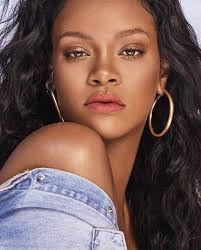
#> input picture model/test_images/riri1.jpg, 201 x 250 px
$ jupyter execute --allow-errors billionaire_classifier.ipynb   (shell and % lines are left out)
#> lines starting #> are read from the running program, lines starting #| are printed output that depends on the picture; after the words box and inside, x2 and y2 are one past the last pixel; in counts of white or black regions, pixels touching at a corner belong together
[cell 1]
import numpy as np
import cv2
import matplotlib
from matplotlib import pyplot as plt

[cell 2]
img = cv2.imread('./test_images/riri1.jpg')
#> img is the input picture: shape (250, 201, 3); mean B, G, R 86.1, 90.1, 116.3
img.shape
#> Out = (250, 201, 3)

[cell 3]
plt.imshow(img)
plt.show()

[cell 4]
gray = cv2.cvtColor(img,cv2.COLOR_BGR2GRAY)
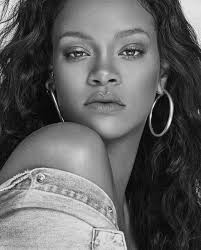
#> gray: shape (250, 201); min 0, max 248, mean 97.5
gray.shape
#> Out = (250, 201)

[cell 5]
gray

[cell 6]
plt.imshow(gray, cmap = 'gray')
plt.show()

[cell 7]
face_cascade = cv2.CascadeClassifier('./opencv/haarcascades/haarcascade_frontalface_default.xml')
eye_cascade = cv2.CascadeClassifier('./opencv/haarcascades/haarcascade_eye.xml')

faces = face_cascade.detectMultiScale(gray, 1.3, 5)
#> faces = [[46, 8, 123, 123]]
faces
#> Out = [[46, 8, 123, 123]]

[cell 8]
(x,y,w,h) = faces[0]
#> x = 46; y = 8; w = 123; h = 123
x,y,w,h
#> Out = (46, 8, 123, 123)

[cell 9]
face_img = cv2.rectangle(img,(x,y),(x+w,y+h),(255,0,0),2)
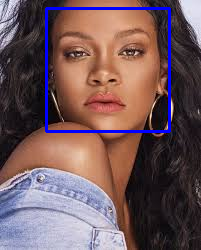
#> face_img: shape (250, 201, 3); mean B, G, R 92, 88.2, 113.5
plt.imshow(face_img)
plt.show()

[cell 10]
cv2.destroyAllWindows()
for (x,y,w,h) in faces:
    face_img = cv2.rectangle(img,(x,y),(x+w,y+h),(255,0,0),2)
    roi_gray = gray[y:y+h, x:x+w]
    roi_color = face_img[y:y+h, x:x+w]
    eyes = eye_cascade.detectMultiScale(roi_gray)
    for (ex,ey,ew,eh) in eyes:
        cv2.rectangle(roi_color,(ex,ey),(ex+ew,ey+eh),(0,255,0),2)
#> this loop made 1 pass
#> (x, y, w, h, eyes) on pass 1: (46, 8, 123, 123, [[67, 26, 34, 34], [15, 32, 28, 28]])
#> pass 1, `roi_gray = gray[y:y+h, x:x+w]`:
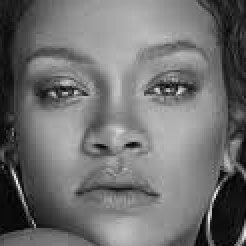
#> roi_gray: shape (123, 123) (shown 2 times larger); min 0, max 239, mean 111.9
#> pass 1, `roi_color = face_img[y:y+h, x:x+w]`:
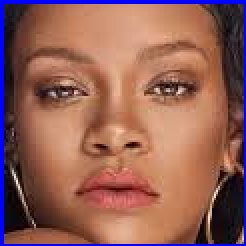
#> roi_color: shape (123, 123, 3) (shown 2 times larger); mean B, G, R 86.9, 96.1, 145.8
#> after the loop:
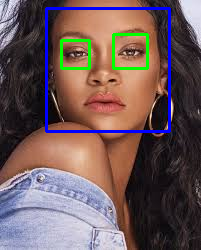
#> img: shape (250, 201, 3); 1.46% of pixels changed, all inside (x1, y1, x2, y2) = (60, 33, 149, 70)
#> after the loop:
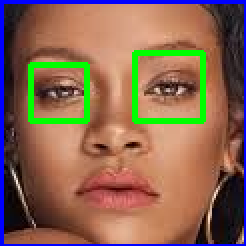
#> roi_color: shape (123, 123, 3) (shown 2 times larger); 4.86% of pixels changed, all inside (x1, y1, x2, y2) = (14, 25, 103, 62)

plt.figure()
plt.imshow(face_img, cmap='gray')
plt.show()

[cell 11]
plt.imshow(roi_color, cmap ='gray')
plt.show()

[cell 12]
cropped_img = np.array(roi_color)
cropped_img.shape
#> Out = (123, 123, 3)

[cell 13]
import numpy as np
import pywt
import cv2

def w2d(img, mode='haar', level=1):
#> called with mode = 'db1', level = 5
    imArray = img
    #Datatype conversions
    #convert to grayscale
    imArray = cv2.cvtColor( imArray,cv2.COLOR_RGB2GRAY )
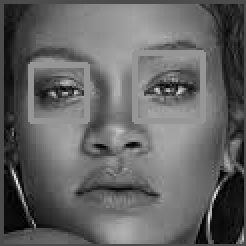
#> imArray: shape (123, 123) (shown 2 times larger); min 0, max 234, mean 100.2
    #convert to float
    imArray =  np.float32(imArray)
    imArray /= 255;
    # compute coefficients
    coeffs=pywt.wavedec2(imArray, mode, level=level)
#> coeffs = 6 items

    #Process Coefficients
    coeffs_H=list(coeffs)
#> coeffs_H = 6 items
    coeffs_H[0] *= 0;

    # reconstruction
    imArray_H=pywt.waverec2(coeffs_H, mode);
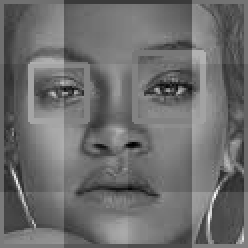
#> imArray_H: shape (124, 124) float32 (shown 2 times larger); min -0.512, max 0.684, mean 0.00147; drawn with min black and max white
    imArray_H *= 255;
    imArray_H =  np.uint8(imArray_H)
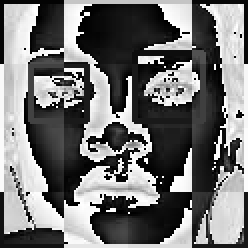
#> imArray_H: shape (124, 124) (shown 2 times larger); min 0, max 255, mean 115

    return imArray_H

[cell 14]
im_har = w2d(cropped_img,'db1',5)
plt.imshow(im_har, cmap='gray')
plt.show()

[cell 15]
def get_cropped_image_if_2_eyes(image_path):
    print(f"Processing: {image_path}")
    if not os.path.exists(image_path):
        print(f"Error: {image_path} does not exist!")
        return None

    img = cv2.imread(image_path)
    if img is None:
        print(f"Error: Cannot read {image_path}")
        return None

    gray = cv2.cvtColor(img, cv2.COLOR_BGR2GRAY)  # Ensure img is not None
    faces = face_cascade.detectMultiScale(gray, 1.3, 5)

    for (x, y, w, h) in faces:
        roi_color = img[y:y+h, x:x+w]
        return roi_color

    return None

[cell 16]
original_image = cv2.imread('./test_images/riri1.jpg')
plt.imshow(original_image)
plt.show()

#> (a cell that did not finish here is left out)

[cell 18]
org_image_obstructed = cv2.imread('./test_images/riri3.jpg')
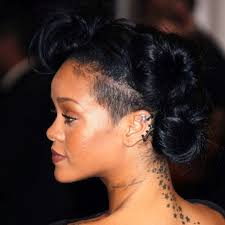
#> input picture model/test_images/riri3.jpg, 225 x 225 px
#> org_image_obstructed is the input picture: shape (225, 225, 3); mean B, G, R 45.4, 53.4, 74.7
plt.imshow(org_image_obstructed)
plt.show()

#> (a cell that did not finish here is left out)

cropped_image_no_2_eyes

[cell 20]
import os

path_to_data = "./dataset/"
path_to_cr_data = "./dataset/cropped/"

# Ensure the cropped folder exists
if not os.path.exists(path_to_cr_data):
    os.makedirs(path_to_cr_data)
    print(f"Created folder: {path_to_cr_data}")

# Get all image directories
img_dirs = [entry.path for entry in os.scandir(path_to_data) if entry.is_dir()]

print("Image directories:", img_dirs)

[cell 21]
img_dirs = []
for entry in os.scandir(path_to_data):
    if entry.is_dir():
        img_dirs.append(entry.path)

[cell 22]
cropped_image_dirs = []
celebrity_file_names_dict = {}

def get_cropped_image_if_2_eyes(image_path):
    """Reads an image, detects faces, and returns a cropped face if two eyes are detected."""
    img = cv2.imread(image_path)

    if img is None:
        print(f"❌ OpenCV failed to read image: {image_path}")
        return None

    print(f"✅ Image loaded successfully: {image_path}, Shape: {img.shape}")  # Debugging print

    gray = cv2.cvtColor(img, cv2.COLOR_BGR2GRAY)
    faces = face_cascade.detectMultiScale(gray, 1.3, 5)

    if len(faces) == 0:
        print(f"❌ No faces detected in {image_path}")
        return None

    for (x, y, w, h) in faces:
        return img[y:y+h, x:x+w]  # Crop and return first detected face

    return None

# Loop through each image directory
for img_dir in img_dirs:
    print(f"🔍 Checking directory: {img_dir}")  # Debugging print

    if not os.path.exists(img_dir):
        print(f"❌ Directory does not exist: {img_dir}")
        continue

    count = 1
    celebrity_name = os.path.basename(img_dir)
    celebrity_file_names_dict[celebrity_name] = []

    for entry in os.scandir(img_dir):
        if not entry.is_file():
            print(f"⚠️ Skipping non-file: {entry.path}")
            continue

        if not entry.path.lower().endswith(('.jpg', '.jpeg', '.png')):  # Ensure valid formats
            print(f"⚠️ Skipping unsupported file format: {entry.path}")
            continue

        print(f"✅ Processing file: {entry.path}")  # Debugging print

        if not os.path.exists(entry.path):
            print(f"❌ File does not exist: {entry.path}")
            continue

        roi_color = get_cropped_image_if_2_eyes(entry.path)

        if roi_color is None:
            print(f"⚠️ Skipping {entry.path} (No face detected or image is unreadable)")
            continue

        cropped_folder = os.path.join(path_to_cr_data, celebrity_name)
        if not os.path.exists(cropped_folder):
            os.makedirs(cropped_folder)
            cropped_image_dirs.append(cropped_folder)
            print(f"📂 Generating cropped images in folder: {cropped_folder}")

        cropped_file_name = f"{celebrity_name}{count}.png"
        cropped_file_path = os.path.join(cropped_folder, cropped_file_name)
        cv2.imwrite(cropped_file_path, roi_color)
        celebrity_file_names_dict[celebrity_name].append(cropped_file_path)
        count += 1

print("✅ Processing complete!")

[cell 23]
img_dirs

[cell 24]
import shutil
if os.path.exists(path_to_cr_data):
     shutil.rmtree(path_to_cr_data)
os.mkdir(path_to_cr_data)

[cell 25]
cropped_image_dirs = []
celebrity_file_names_dict = {}
for img_dir in img_dirs:
    count = 1
    celebrity_name = img_dir.split('/')[-1]
    celebrity_file_names_dict[celebrity_name] = []
    for entry in os.scandir(img_dir):
        roi_color = get_cropped_image_if_2_eyes(entry.path)
        if roi_color is not None:
            cropped_folder = path_to_cr_data + celebrity_name
            if not os.path.exists(cropped_folder):
                os.makedirs(cropped_folder)
                cropped_image_dirs.append(cropped_folder)
                print("Generating cropped images in folder: ",cropped_folder)
            cropped_file_name = celebrity_name + str(count) + ".png"
            cropped_file_path = cropped_folder + "/" + cropped_file_name
            cv2.imwrite(cropped_file_path, roi_color)
            celebrity_file_names_dict[celebrity_name].append(cropped_file_path)
            count += 1

[cell 26]
celebrity_file_names_dict = {}
for img_dir in cropped_image_dirs:
    celebrity_name = img_dir.split('/')[-1]
    file_list = []
    for entry in os.scandir(img_dir):
        file_list.append(entry.path)
    celebrity_file_names_dict[celebrity_name] = file_list
celebrity_file_names_dict

[cell 27]
class_dict = {}
count = 0
for celebrity_name in celebrity_file_names_dict.keys():
    class_dict[celebrity_name] = count
    count = count + 1
class_dict
